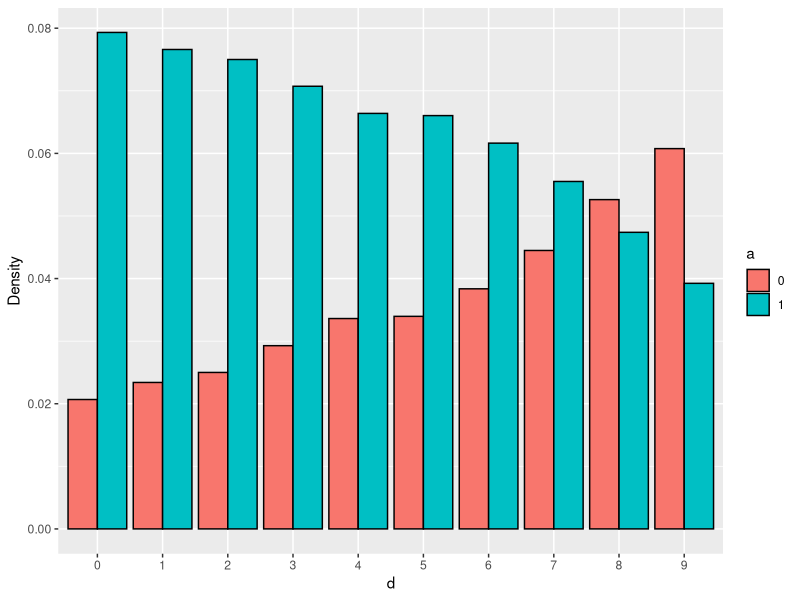
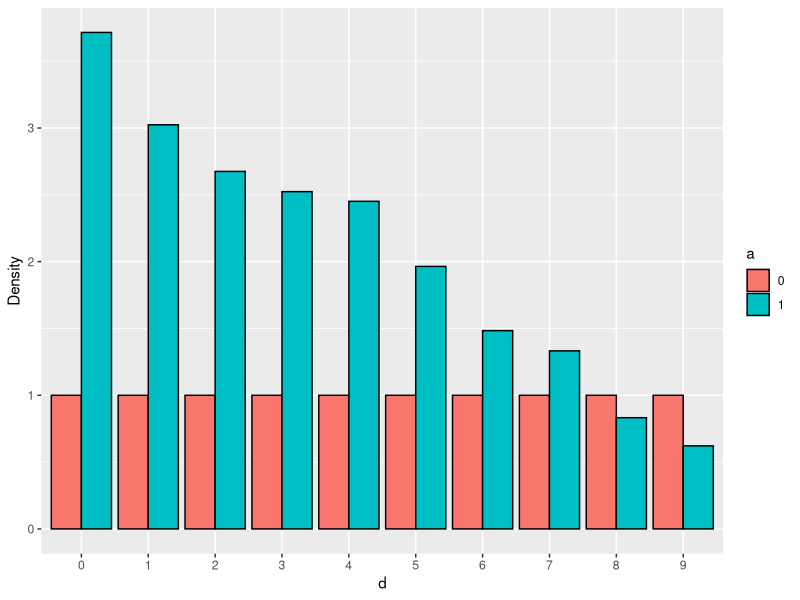
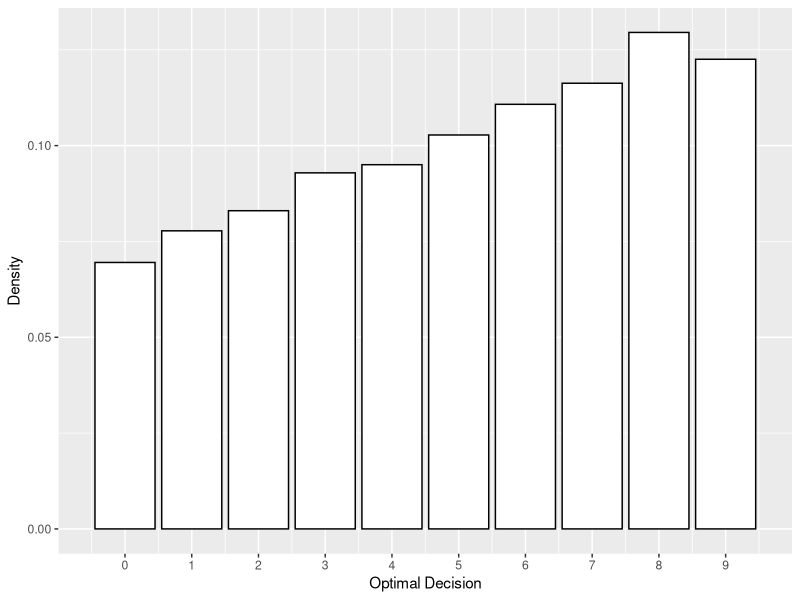
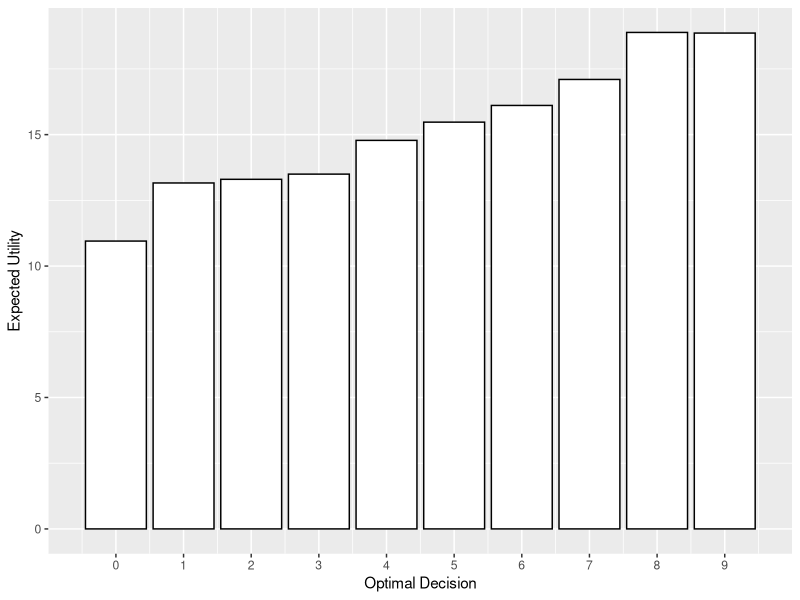
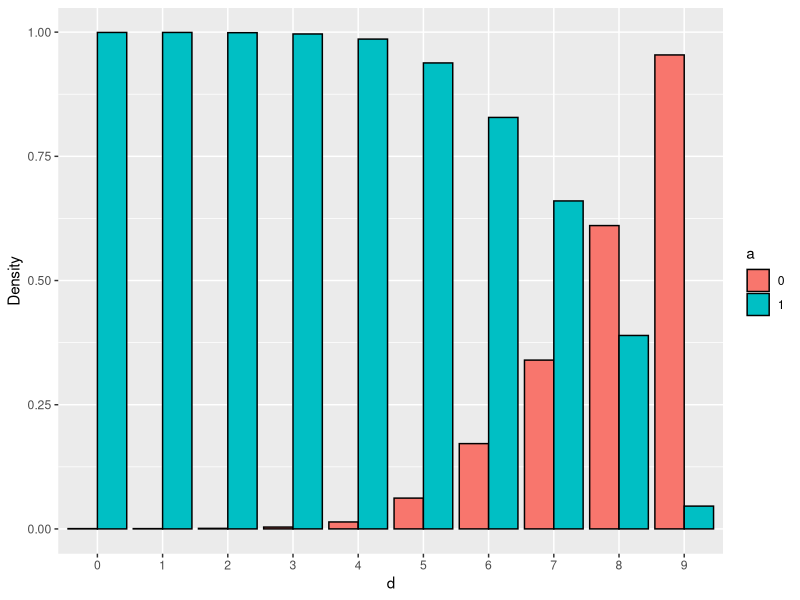
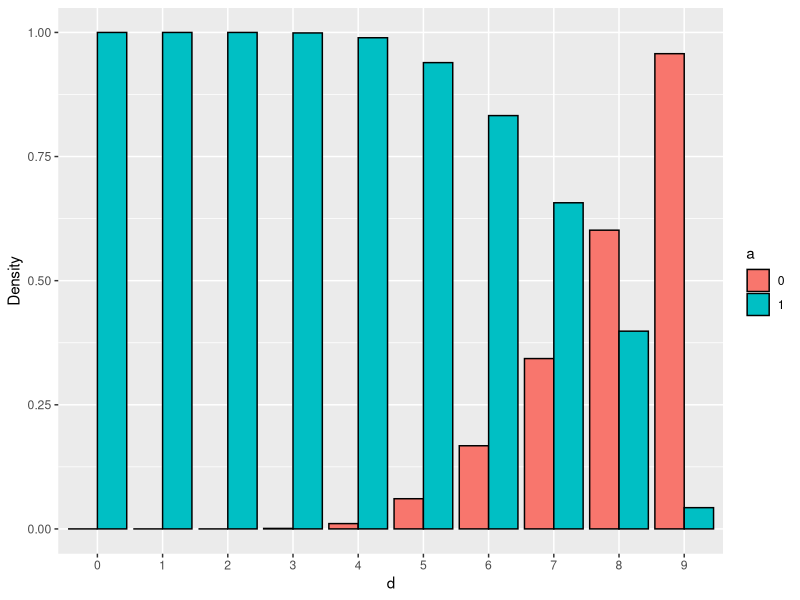
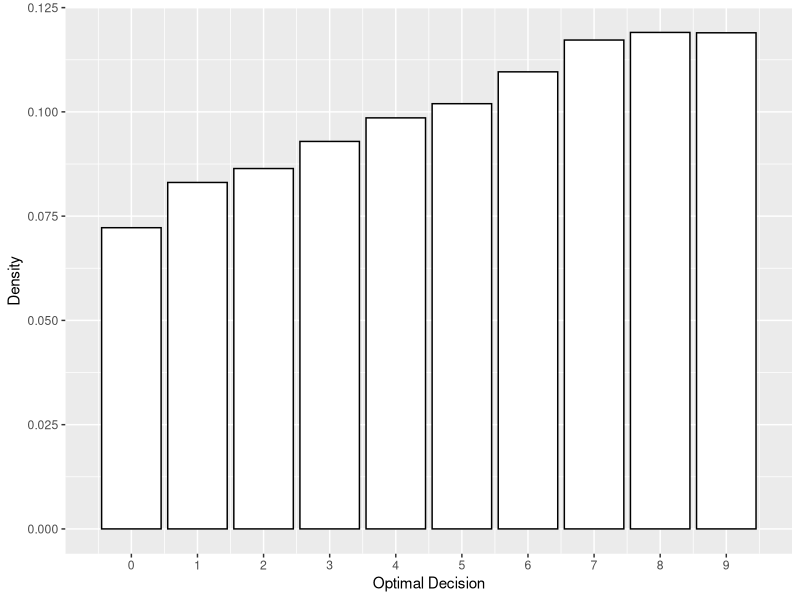
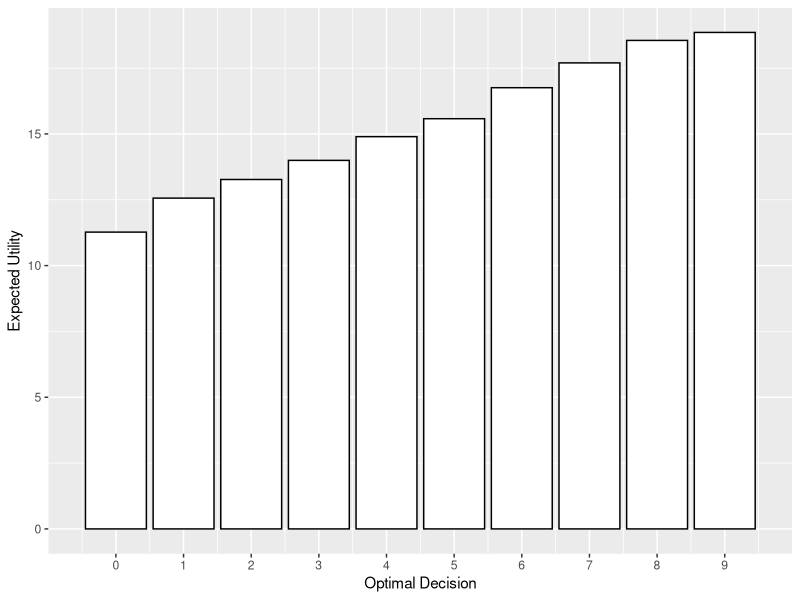

These charts were generated, in order, by the following R code:
library(ggplot2)
library(tidyr)
library(stringr)
library(dplyr)

## Figure 3
data <- read.csv("results/prob1_aps_psia.csv", col.names = 0:9, check.names = FALSE)
data_n <- data %>% 
  gather(key = "d", value = "a", convert = TRUE) %>%
  mutate(d = factor(d), a = factor(a)) %>%
  group_by(d, a) %>%
  summarize(Density = n()/nrow(.))

p <- ggplot(data_n, aes(x = d, y = Density, fill = a)) + 
  geom_col(position = "dodge", color="black")

ggsave(p, filename = "img/prob1_aps_psia.pdf", dpi = 300)


data <- read.csv("results/prob1_mc_psia.csv", 
                 col.names = c(0, 1), 
                 check.names = FALSE)

data_n <- data %>%
  mutate(d = factor(0:9)) %>%
  gather(-d, key = "a", value = "Density", convert = TRUE) %>%
  mutate(a = factor(a))
  
p <- ggplot(data_n, aes(x = d, y = Density, fill = a)) + 
  geom_col(position = "dodge", color="black")

ggsave(p, filename = "img/prob1_mc_psia.pdf", dpi = 300)


## Figure 4
dist <- read.csv("results/prob1_aps_psid.csv", col.names = "d")
dens <- count(dist, d)
dens$freq <- dens$n/nrow(dist)

p <- ggplot(dens, aes(x=d, y=freq))+ 
  geom_bar(stat="identity", colour="black", fill = "white") + 
  xlab("Optimal Decision") + 
  ylab("Density") + 
  scale_x_continuous(limits = c(-1,10), breaks = seq(0, 9, by = 1), expand=c(0,0))

ggsave(p, filename = "img/prob1_aps_psid.pdf", dpi = 300)


dist <- read.csv("results/prob1_mc_psid.csv")
dist$d <- 0:9

p <- ggplot(dist, aes(x=d, y=psi_d)) + 
  geom_bar(stat="identity", colour="black", fill = "white") +  
  xlab("Optimal Decision") + 
  ylab("Expected Utility") + 
  scale_x_continuous(limits = c(-1,10), breaks = seq(0, 9, by = 1), expand=c(0,0))

ggsave(p, filename = "img/prob1_mcmc_psid.pdf", dpi = 300)

## Figure 6

aps <- read.csv('./results/prob1_aps_pa_ara.csv', 
                 col.names = c(0, 1),
                 check.names = FALSE) %>% mutate(d = factor(0:9))

mc <- read.csv('./results/prob1_mc_pa_ara.csv',  
                 col.names = c(0, 1),
                 check.names = FALSE) %>% mutate(d = factor(0:9))

############################## SEPARATE PLOTS######################################################
###################################################################################################
data_n <- aps %>%
  mutate(d = factor(0:9)) %>%
  gather(-d, key = "a", value = "Density", convert = TRUE) %>%
  mutate(a = factor(a))

p <- ggplot(data_n, aes(x = d, y = Density, fill = a)) + 
  geom_col(position = "dodge", color="black")
ggsave(p, filename = "img/prob1_pa_ara_aps.pdf", dpi = 300)

data_n <- mc %>%
  mutate(d = factor(0:9)) %>%
  gather(-d, key = "a", value = "Density", convert = TRUE) %>%
  mutate(a = factor(a))

p <- ggplot(data_n, aes(x = d, y = Density, fill = a)) + 
  geom_col(position = "dodge", color="black")

ggsave(p, filename = "img/prob1_pa_ara_mc.pdf", dpi = 300)

############################## JOIN PLOTS######################################################
###################################################################################################

data <- bind_rows(APS = gather(aps, -d, key = "a", value = "pa"),
                  MC  = gather( mc, -d, key = "a", value = "pa"),
                  .id = "Algorithm")

p <- ggplot(data, aes(x = d, fill = a, y = pa)) + 
  geom_col(position = "dodge", color="black") + 
  facet_wrap(vars(Algorithm)) 

#   ggsave(p, filename = "img/prob1_pa_ara.pdf", dpi = 300, width = 14, height = 7)


## Figure 7
dist <- read.csv("results/prob1_aps_psid_ara.csv", col.names = "d")
dens <- count(dist, d)
dens$freq <- dens$n/nrow(dist)

p <- ggplot(dens, aes(x=d, y=freq))+ 
  geom_bar(stat="identity", colour="black", fill = "white") +
  xlab("Optimal Decision") + 
  ylab("Density") + 
  scale_x_continuous(limits = c(-1,10), breaks = seq(0, 9, by = 1), expand=c(0,0))

ggsave(p, filename = "img/prob1_aps_psid_ara.pdf", dpi = 300)


dist <- read.csv("results/prob1_mc_psid_ara.csv")
dist$d <- 0:9

p <- ggplot(dist, aes(x=d, y=psi_d)) + 
  geom_bar(stat="identity", colour="black", fill = "white") +  
  xlab("Optimal Decision") + 
  ylab("Expected Utility") + 
  scale_x_continuous(limits = c(-1,10), breaks = seq(0, 9, by = 1), expand=c(0,0))

ggsave(p, filename = "img/prob1_mc_psid_ara.pdf", dpi = 300)
